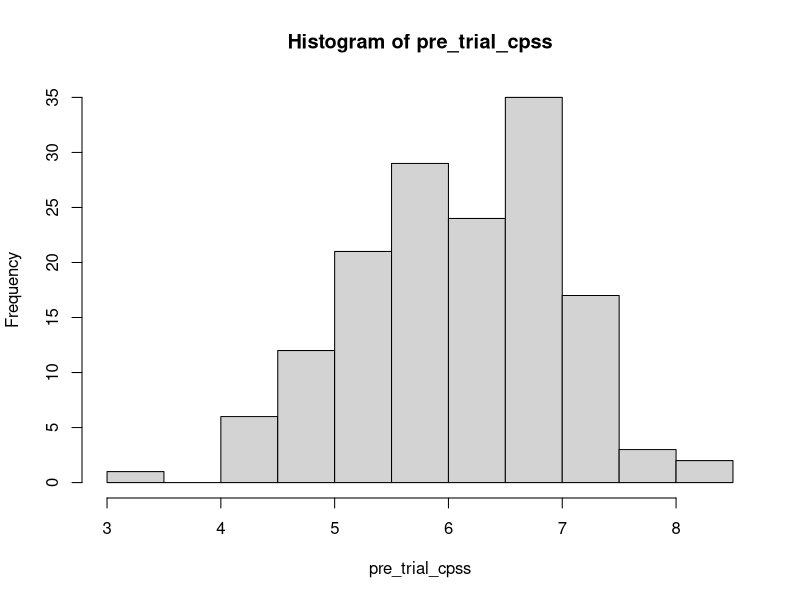
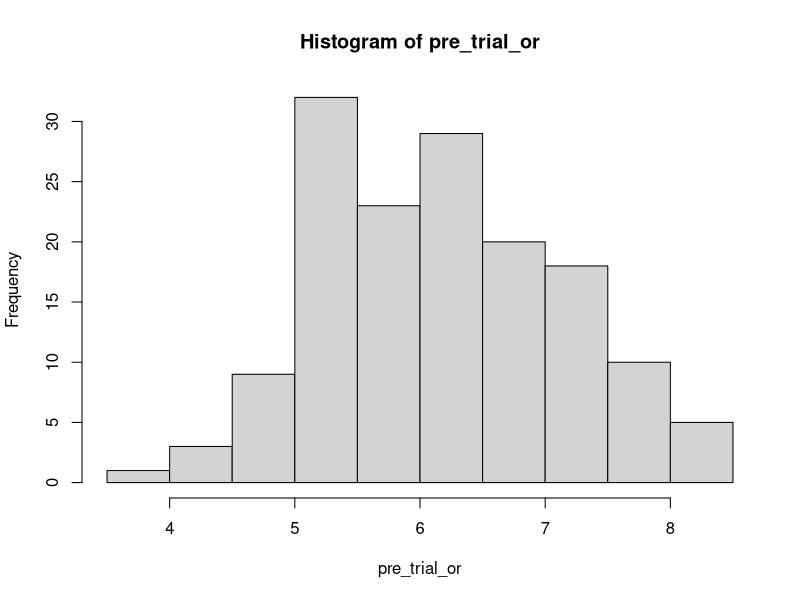
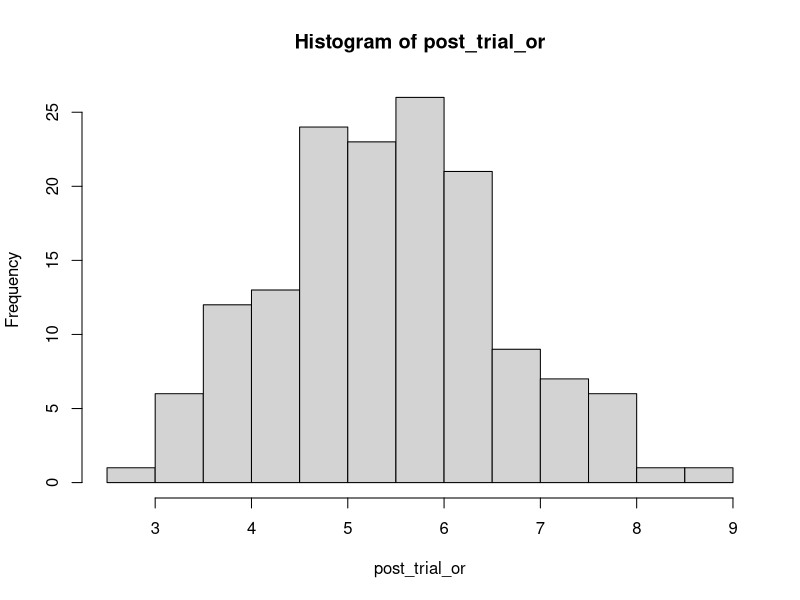
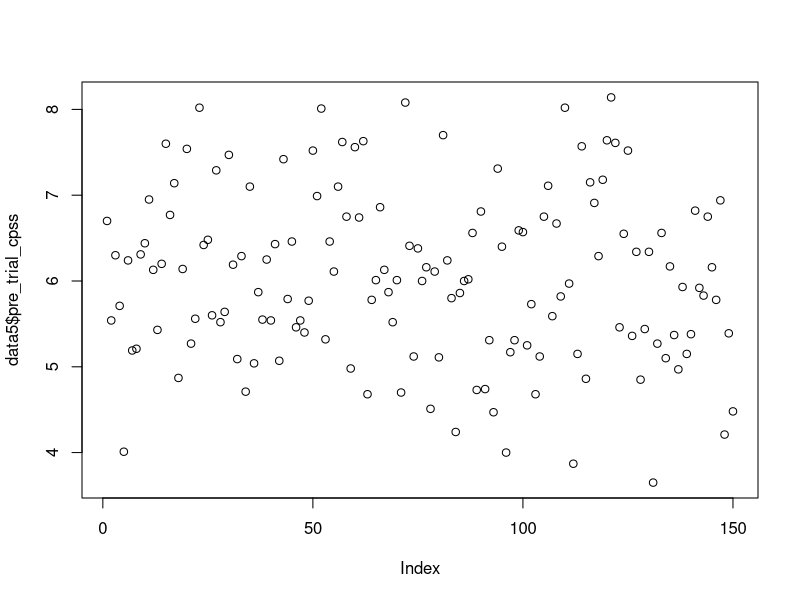
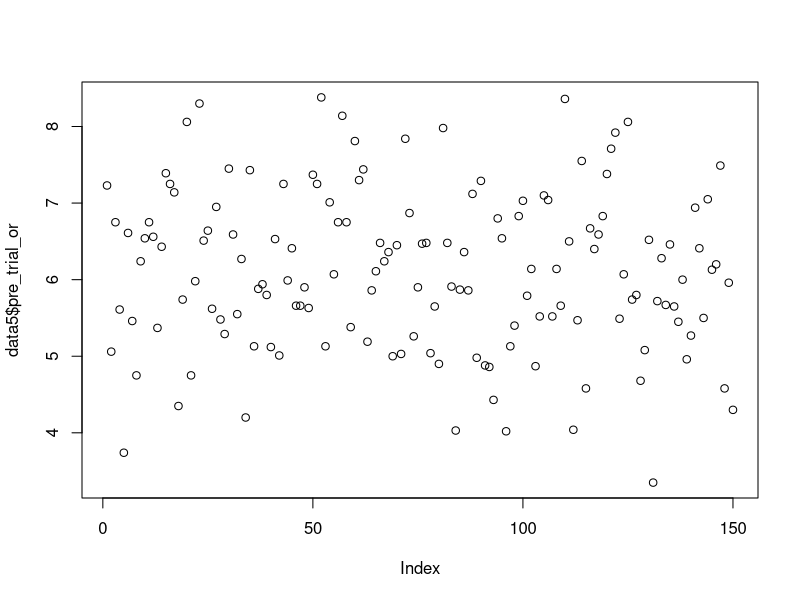
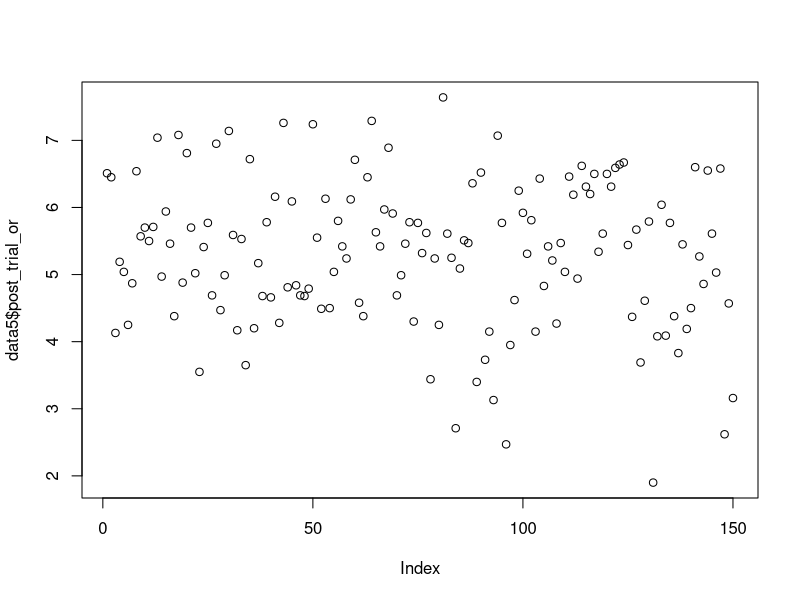

R code for these plots, in order:
## ---- chunk 1
knitr::opts_chunk$set(echo = TRUE)
## ---- chunk 2

library(readr)
data5 <-read_csv("daie_ca3_data_5.csv")
#View(data5)
#head(data5, 10)

pre_trial_cpss_mean <- mean(data5$pre_trial_cpss)
pre_trial_cpss_mean
pre_trial_cpss_std <- sd(data5$pre_trial_cpss)
pre_trial_cpss_std
pre_trial_cpss <- rnorm(150, pre_trial_cpss_mean, pre_trial_cpss_std)
hist(pre_trial_cpss)

# clean data? 1 value missing for this variable
#post_trial_cpss_mean <- mean(data5$post_trial_cpss)
#post_trial_cpss_mean
#post_trial_cpss_std <- sd(data5$post_trial_cpss)
#post_trial_cpss_std
#post_trial_cpss <- rnorm(150, post_trial_cpss_mean, post_trial_cpss_std)
#hist(post_trial_cpss)

pre_trial_or_mean <- mean(data5$pre_trial_or)
pre_trial_or_mean
pre_trial_or_sd <- sd(data5$pre_trial_or)
pre_trial_or_sd
pre_trial_or <- rnorm(150, pre_trial_or_mean, pre_trial_or_sd)
hist(pre_trial_or)

post_trial_or_mean <- mean(data5$post_trial_or)
post_trial_or_mean
post_trial_or_sd <- sd(data5$post_trial_or)
post_trial_or_sd
post_trial_or <- rnorm(150, post_trial_or_mean, post_trial_or_sd)
hist(post_trial_or)


## ---- chunk 3
plot(data5$pre_trial_cpss)
#plot(data5$post_trial_cpss) # clean data
plot(data5$pre_trial_or)
plot(data5$post_trial_or)
